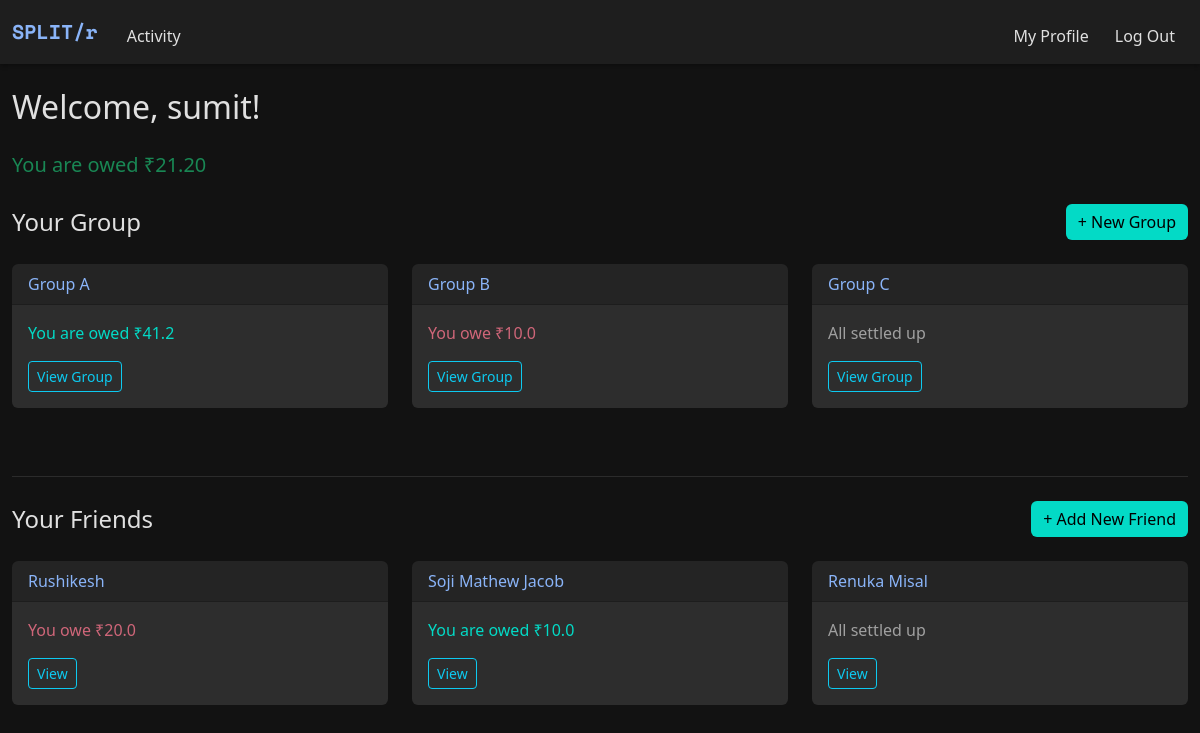
The page / (signed in) on the database its author committed.
### models.py (models this page shows)
class Group(db.Model):
    __tablename__ = "groups"
    id = db.Column(db.Integer, primary_key=True)
    name = db.Column(db.String(100), nullable=False)
    users = db.relationship("User", secondary="group_members", backref="groups")

class User(db.Model):
    __tablename__ = "users"
    id = db.Column(db.Integer, primary_key=True)
    name = db.Column(db.String(100), nullable=False)
    username = db.Column(db.String(50), unique=True, nullable=False)
    password = db.Column(db.String(200), nullable=False)

### app.py (the view)
@app.route('/')
@login_required
def index():
    if "user_id" not in session:
        flash("Please log in first!", "warning")
        return redirect("/login")
    user_id = session.get("user_id")
    user = User.query.get(user_id)
    groups = user.groups
    net_balance = 0.0
    group_balances = {}
    for group in groups:
        expenses = Expense.query.filter_by(group_id=group.id).all()
        balance = 0.0
        for expense in expenses:
            for split in expense.splits:
                if split.user_id == user_id:
                    balance -= split.amount
            if expense.paid_by_id == user_id:
                balance += expense.amount
        group_balances[group.id] = balance
        net_balance += balance
    friendships = Friendship.query.filter(
        (Friendship.user1_id == user_id) | (Friendship.user2_id == user_id)
    ).all()
    friends = []
    friend_balances = {}
    friendship_ids = {}
    for friendship in friendships:
        other = friendship.other_user(user_id)
        friends.append(other)
        friendship_ids[other.id] = friendship.id
        expenses = (
            Expense.query
            .filter_by(group_id=None)
            .filter(
                (Expense.paid_by_id == user_id) |
                (Expense.paid_by_id == other.id)
            )
            .order_by(Expense.timestamp.desc())
            .all()
        )
        balance = 0.0
        for expense in expenses:
            user_ids = {split.user_id for split in expense.splits}
            if {user_id, other.id}.issubset(user_ids):
                for split in expense.splits:
                    if split.user_id == user_id:
                        balance -= split.amount
                if expense.paid_by_id == user_id:
                    balance += expense.amount
        friend_balances[other.id] = balance
        net_balance += balance
    return render_template(
        "index.html",
        groups=groups,
        net_balance=net_balance,
        group_balances=group_balances,
        friends=friends,
        friend_balances=friend_balances,
        friendship_ids=friendship_ids,
    )

### helper.py (called while the page is built)
def login_required(f):
    @wraps(f)
    def decorated_function(*args, **kwargs):
        if "user_id" not in session:
            flash("You must be logged in to view this page.", "danger")
            return redirect("/login")
        return f(*args, **kwargs)
    return decorated_function

### models.py (called while the page is built)
    def other_user(self, current_user_id):
        return self.user2 if self.user1_id == current_user_id else self.user1

### templates/index.html (shortened to what this page needs)
{% extends "layout.html" %}
{% block main %}
<div class="container-fluid py-4">
    <div class="d-flex justify-content-between align-items-center mb-4">
        <h2 class="mb-0">Welcome, {{ session["username"] }}!</h2>
    </div>
    <div class="mb-4">
        {% if net_balance < 0 %}
            <p class="text-danger fs-5">You owe ₹{{ "%.2f"|format(-net_balance) }}</p>
        {% elif net_balance > 0 %}
        <p class="text-success fs-5">You are owed ₹{{ "%.2f"|format(net_balance) }}</p>
        {% else %}
            <p class="text-muted-custom fs-5">All settled up!</p>
        {% endif %}
    </div>
    {% if groups %}
        <div class="d-flex justify-content-between align-items-center mb-4">
            <h4 class="mb-0">Your Group</h4>
            <a href="/create_group" class="btn btn-success ms-auto">+ New Group</a>
        </div>
        <div class="row">
            {% for group in groups %}
                <div class="col-md-6 col-lg-4 mb-4">
                    <div class="card">
                        <div class="card-header">
                            {{ group.name }}
                        </div>
                        <div class="card-body">
                            {% set balance = group_balances.get(group.id, 0) %}
                            {% if balance < 0 %}
                                <p class="text-danger-custom">You owe ₹{{ -balance | round(2) }}</p>
                            {% elif balance > 0 %}
                                <p class="text-success-custom">You are owed ₹{{ balance | round(2) }}</p>
                            {% else %}
                                <p class="text-muted-custom">All settled up</p>
                            {% endif %}
                            <a href="{{ url_for('group_page', group_id=group.id) }}" class="btn btn-outline-info btn-sm">View Group</a>
                        </div>
                    </div>
                </div>
            {% endfor %}
        </div>
    {% else %}
        <div class="alert alert-secondary">You're not part of any groups yet. Create one to get started!</div>
    {% endif %}
    <hr class="my-4">
    <div class="d-flex justify-content-between align-items-center mb-4">
        <h4 class="mb-0">Your Friends</h4>
        <a href="/create_friend" class="btn btn-success ms-auto">+ Add New Friend</a>
    </div>
    <div class="row">
        {% for friend in friends %}
            <div class="col-md-6 col-lg-4 mb-4">
                <div class="card">
                    <div class="card-header">
                        {{ friend.name }}
                    </div>
                    <div class="card-body">
                        {% set balance = friend_balances[friend.id] %}
                        {% if balance < 0 %}
                            <p class="text-danger-custom">You owe ₹{{ -balance | round(2) }}</p>
                        {% elif balance > 0 %}
                            <p class="text-success-custom">You are owed ₹{{ balance | round(2) }}</p>
                        {% else %}
                            <p class="text-muted-custom">All settled up</p>
                        {% endif %}
                        <a href="{{ url_for('friend_page', friendship_id=friendship_ids[friend.id]) }}" class="btn btn-outline-info btn-sm">View</a>
                    </div>
                </div>
            </div>
        {% endfor %}
    </div>
</div>
{% endblock %}

### static/style.css (style rules this page uses)
:root { --dark-bg: #121212; --dark-secondary: #1e1e1e; --dark-tertiary: #2d2d2d; --text-primary: #e0e0e0; --text-secondary: #a0a0a0; --accent-color: #8ab4f8; --danger-color: #cf6679; --success-color: #03dac6; }
html, body { height: 100%; margin: 0; padding: 0; background-color: var(--dark-bg); color: var(--text-primary); display: flex; flex-direction: column; }
body { background-color: var(--dark-bg); color: var(--text-primary); min-height: 100vh; display: flex; flex-direction: column; }
.text-danger-custom { color: var(--danger-color) !important; }
.text-success-custom { color: var(--success-color) !important; }
.text-muted-custom { color: var(--text-secondary) !important; }
.card { background-color: var(--dark-tertiary); border: none; margin-bottom: 20px; }
.card-header { background-color: rgba(0, 0, 0, 0.2); color: var(--accent-color); font-weight: 500; }
.btn-primary, .btn-danger, .btn-success { border: none; }
.btn-success { background-color: var(--success-color); color: #000; }
hr { border-color: #444; opacity: 0.5; }

### rows shown on the page
Group: name "Group A", balance "41.2"
Group: name "Group B", balance "10.0"
Group: name "Group C", shows "All settled up"
User: name "Rushikesh", balance "20.0"
User: name "Soji Mathew Jacob", balance "10.0"
User: name "Renuka Misal", shows "All settled up"

### other values the page prints
{{ session["username"] }} "sumit"
{{ "%.2f"|format(net_balance) }} "21.20"
